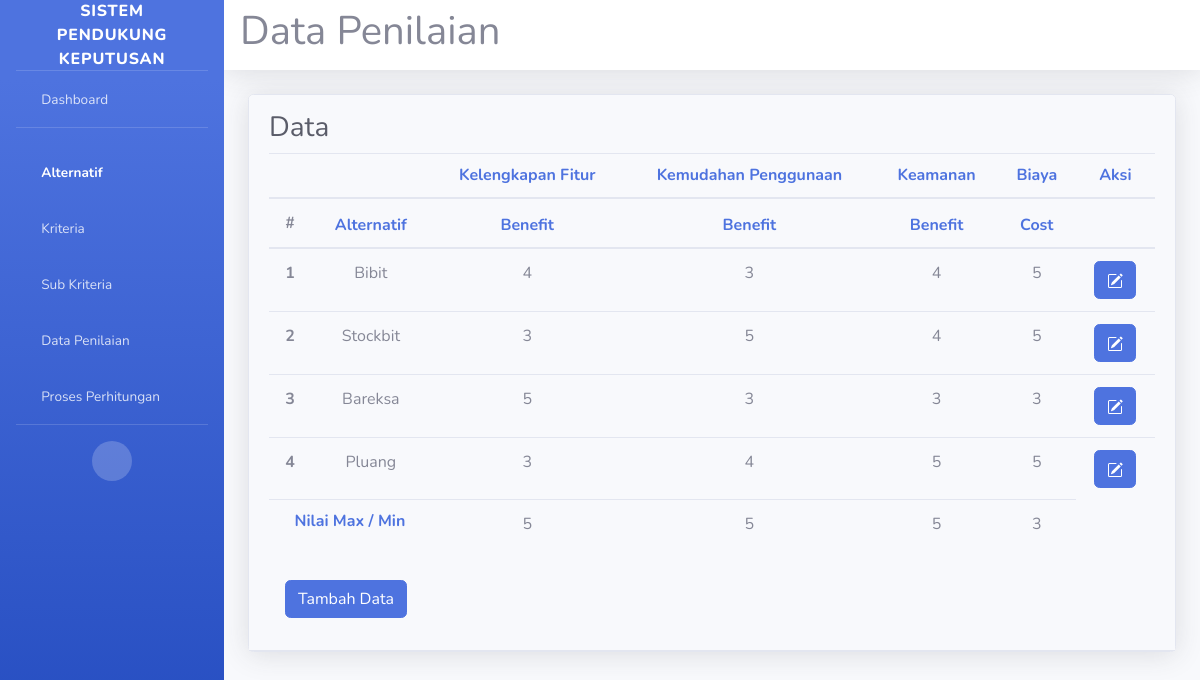
The page /penilaian/ on the database its author committed.
### base/models.py (models this page shows, shortened)
class Penilaian(models.Model):
    alternatif = models.ForeignKey(Alternatif, on_delete=models.CASCADE)
    kelengkapan_fitur = models.IntegerField(default=0)
    kemudahan_penggunaan = models.IntegerField(default=0)
    keamanan = models.IntegerField(default=0)
    biaya = models.IntegerField(default=0)

class Alternatif(models.Model):
    name = models.CharField(max_length=200)

### base/views.py (the view)
# urls.py: path('penilaian/', views.penilaian, name='penilaian'),
def penilaian(request):
    penilaian = Penilaian.objects.all()
    kriteria = Kriteria.objects.all()
    kf_max = Penilaian.objects.aggregate(max_value=Max('kelengkapan_fitur'))['max_value'] if kriteria[0].status == 'benefit' else Penilaian.objects.aggregate(min_value=Min('kelengkapan_fitur'))['min_value']
    kp_max = Penilaian.objects.aggregate(max_value=Max('kemudahan_penggunaan'))['max_value'] if kriteria[1].status == 'benefit' else Penilaian.objects.aggregate(min_value=Min('kemudahan_penggunaan'))['min_value']
    k_max = Penilaian.objects.aggregate(max_value=Max('keamanan'))['max_value'] if kriteria[2].status == 'benefit' else Penilaian.objects.aggregate(min_value=Min('keamanan'))['min_value']
    b_max = Penilaian.objects.aggregate(max_value=Max('biaya'))['max_value'] if kriteria[3].status == 'benefit' else Penilaian.objects.aggregate(min_value=Min('biaya'))['min_value']
    context = {
        'penilaian': penilaian,
        'kriteria': kriteria,
        'kf_max': kf_max,
        'kp_max': kp_max,
        'k_max': k_max,
        'b_max': b_max,
    }
    return render(request, 'base/penilaian.html', context)

### base/templates/base/penilaian.html (shortened to what this page needs)
{% extends 'main.html' %}
{% load static }
{% load math_tags %}
{% block content %}
    <div id="content-wrapper" class="d-flex flex-column">
        <div id="content">
            <nav class="navbar navbar-expand navbar-light bg-white topbar mb-4 static-top shadow">
                <h1>Data Penilaian</h1>
            </nav>
            <div class="container-fluid">
                <div class="">
                    <div class="card shadow mb-4">
                        <div class="card-header py-3">
                            <h1 class="h3 mb-2 text-gray-800">Data</h1>
                            <table class="table text-center">
                                <thead>
                                  <tr>
                                    <th scope="col"></th>
                                    <th scope="col"></th>
                                    <th scope="col"><h6 class="m-0 font-weight-bold text-primary">Kelengkapan Fitur</h6></th>
                                    <th scope="col"><h6 class="m-0 font-weight-bold text-primary">Kemudahan Penggunaan</h6></th>
                                    <th scope="col"><h6 class="m-0 font-weight-bold text-primary">Keamanan</h6></th>
                                    <th scope="col"><h6 class="m-0 font-weight-bold text-primary">Biaya</h6></th>
                                    <th scope="col"><h6 class="m-0 font-weight-bold text-primary">Aksi</h6></th>
                                  </tr>
                                  <tr>
                                    <th scope="col">#</th>
                                    <th scope="col"><h6 class="m-0 font-weight-bold text-primary">Alternatif</h6></th>
                                    <th scope="col"><h6 class="m-0 font-weight-bold text-primary">Benefit</h6></th>
                                    <th scope="col"><h6 class="m-0 font-weight-bold text-primary">Benefit</h6></th>
                                    <th scope="col"><h6 class="m-0 font-weight-bold text-primary">Benefit</h6></th>
                                    <th scope="col"><h6 class="m-0 font-weight-bold text-primary">Cost</h6></th>
                                    <th scope="col"></th>
                                  </tr>
                                </thead>
                                <tbody>
                                  {% for p in penilaian %}
                                  <tr>
                                    <th scope="row">{{ forloop.counter }}</th>
                                    <td>{{ p.alternatif.name }}</td>
                                    <td>{{ p.kelengkapan_fitur }}</td>
                                    <td>{{ p.kemudahan_penggunaan }}</td>
                                    <td>{{ p.keamanan }}</td>
                                    <td>{{ p.biaya }}</td>
                                    <td>
                                      <a href="{% url 'edit-penilaian' p.id %}" class="btn btn-primary">
                                      </a>
                                  </td>
                                </tr>
                                {% endfor %}
                                <tr>
                                    <td colspan="2"><h6 class="m-0 font-weight-bold text-primary">Nilai Max / Min</h6></td>
                                    <td>{{ kf_max }}</td>
                                    <td>{{ kp_max }}</td>
                                    <td>{{ k_max }}</td>
                                    <td>{{ b_max }}</td>
                                </tr>
                                </tbody>
                            </table>
                            <a href="{% url 'add-penilaian' %}" class="btn btn-primary m-3">Tambah Data</a>
                        </div>
                    </div>
                </div>
            </div>
        </div>
    </div>
{% endblock content %}

### rows shown on the page
Penilaian: alternatif.name "Bibit", kelengkapan_fitur "4", kemudahan_penggunaan "3", keamanan "4", biaya "5"
Penilaian: alternatif.name "Stockbit", kelengkapan_fitur "3", kemudahan_penggunaan "5", keamanan "4", biaya "5"
Penilaian: alternatif.name "Bareksa", kelengkapan_fitur "5", kemudahan_penggunaan "3", keamanan "3", biaya "3"
Penilaian: alternatif.name "Pluang", kelengkapan_fitur "3", kemudahan_penggunaan "4", keamanan "5", biaya "5"

### other values the page prints
{{ kf_max }} "5"
{{ kp_max }} "5"
{{ k_max }} "5"
{{ b_max }} "3"
